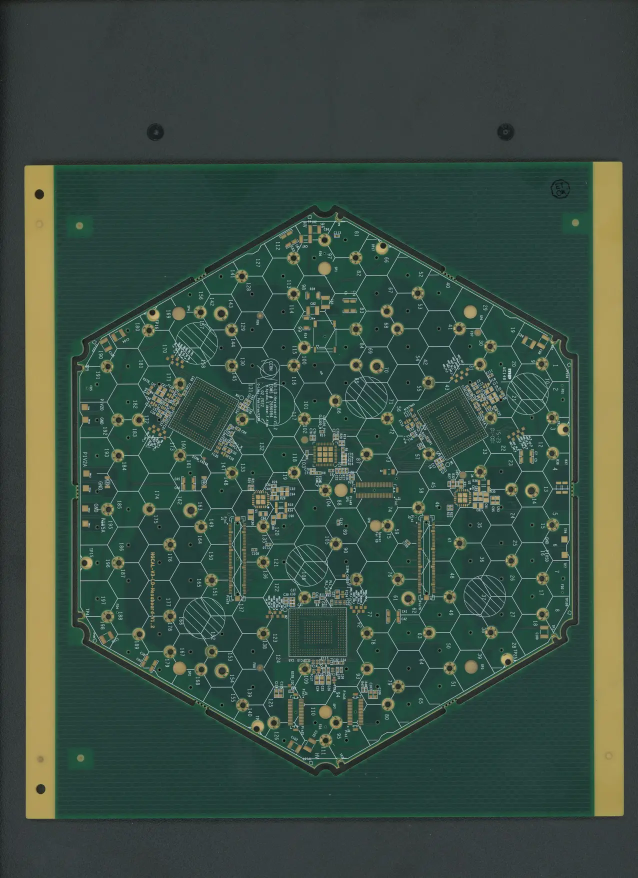
#> input picture 150DPI.png, 1275 x 1755 px (shown at 1/2 size)
$ python hexDetectTest2.py
#> lines starting #> are read from the running program, lines starting #| are printed output that depends on the picture; after the words box and inside, x2 and y2 are one past the last pixel; in counts of white or black regions, pixels touching at a corner belong together
import numpy as np
import cv2

img = cv2.imread("150DPI.png")
#> img is the input picture: shape (1755, 1275, 3); mean B, G, R 67.2, 78.2, 58.3


def find_shape(approx):
    x, y, w, h = cv2.boundingRect(approx)
    if len(approx) == 3:
        s = "Triangle"

    elif len(approx) == 4:
        calculation = w / float(h)
        if calculation >= 0.95:
            s = "Square"
        else:
            s = "Rectangle"

    elif len(approx) == 5:
        s = "Pentagon"
    elif len(approx) == 6:
        s = "Hexagon"
    elif len(approx) == 8:
        s = "Octagon"

    else:
        s = "Circle"

    return s, x, y, w, h
def get_contours(img, img_contour):
  contours, hierarchy = cv2.findContours(img, cv2.RETR_EXTERNAL, cv2.CHAIN_APPROX_NONE)

  for cnt in contours:
    area = cv2.contourArea(cnt)
    if area > 9000:
      cv2.drawContours(img_contour, cnt, -1, (255, 0, 255), 1)

      # Find length of contours
      param = cv2.arcLength(cnt, True)

      # Approximate what type of shape this is
      approx = cv2.approxPolyDP(cnt, 0.01 * param, True)
      shape, x, y, w, h = find_shape(approx)
      if shape == "Hexagon":
        cv2.putText(img_contour, "Region Of Interest", (x+48, y+80), cv2.FONT_HERSHEY_COMPLEX, .7, (255, 0, 255), 1)
        cv2.rectangle(img_contour, (x-10, y-10), (x + w + 10, y + h + 10), (255, 0, 0), 2)

  return approx, param, img_contour, contours, cnt

img_contour = img.copy()

img_blur = cv2.GaussianBlur(img, (7, 7), 1)
img_gray = cv2.cvtColor(img_blur, cv2.COLOR_BGR2GRAY)
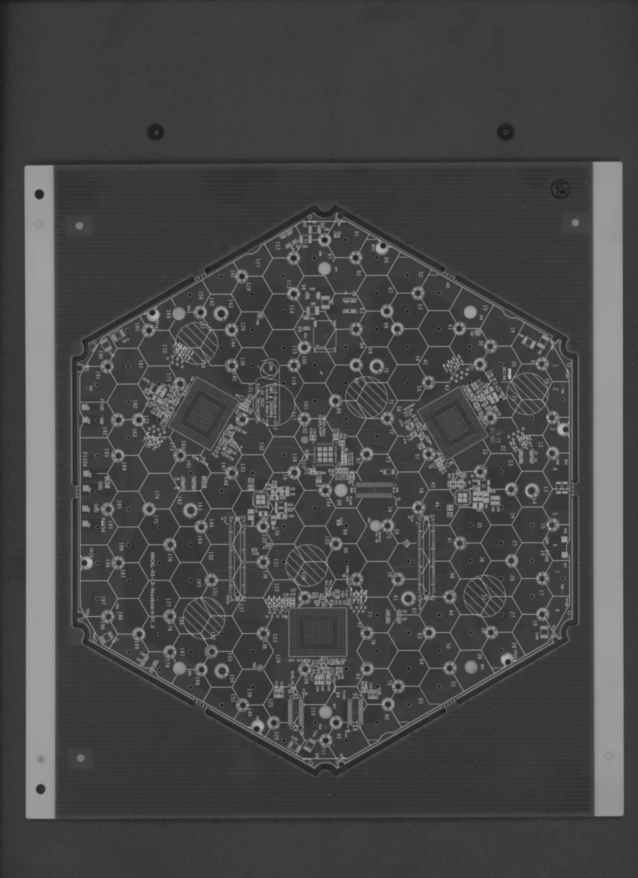
#> img_gray: shape (1755, 1275) (shown at 1/2 size); min 15, max 193, mean 71
img_canny = cv2.Canny(img_gray, 70, 270)
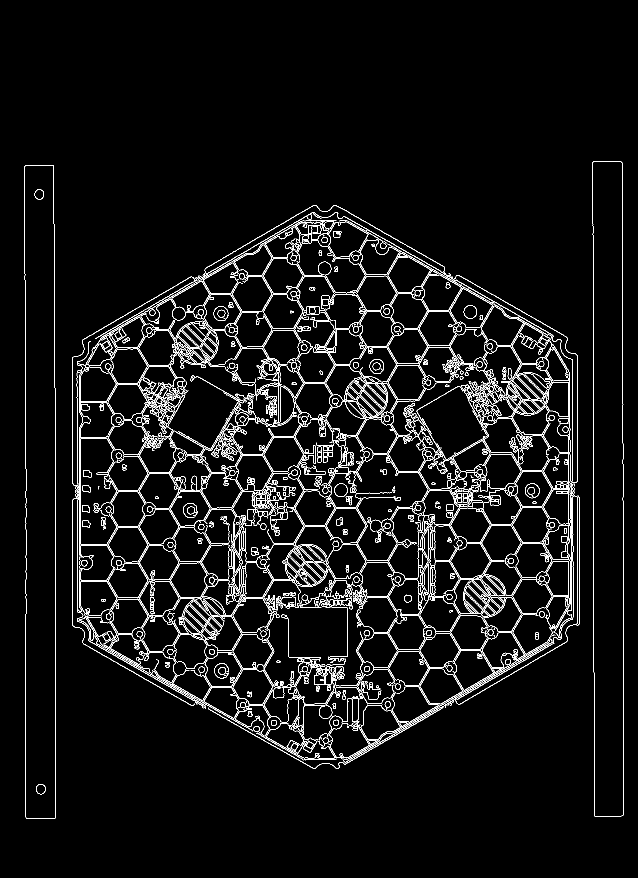
#> img_canny: shape (1755, 1275) (shown at 1/2 size); 4.9% white in thin lines or dots, all inside (x1, y1, x2, y2) = (48, 323, 1248, 1638)
kernel = np.ones((3))
img_dilated = cv2.dilate(img_canny, kernel, iterations=1)
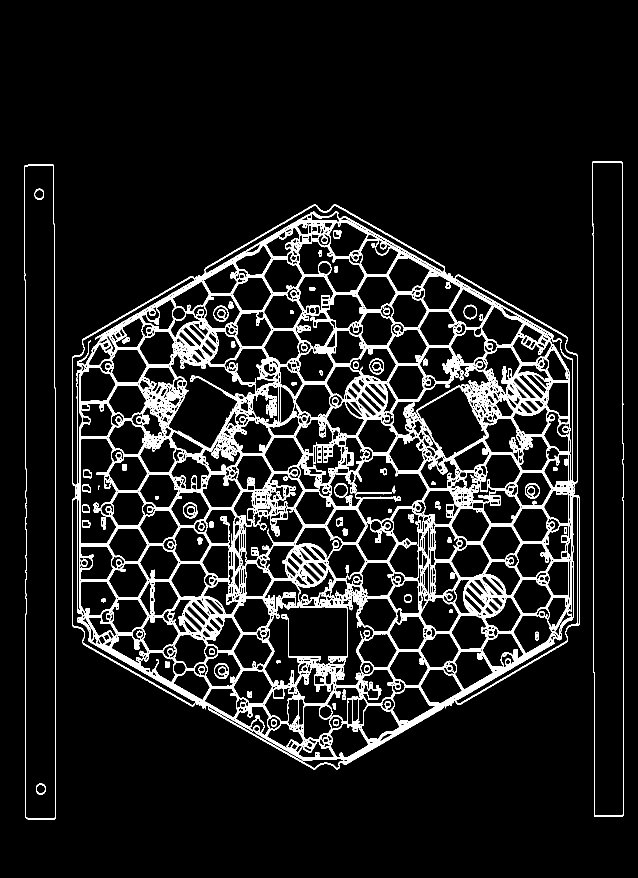
#> img_dilated: shape (1755, 1275) (shown at 1/2 size); 9.6% white; 89 white regions (1 under 20 px)
black = np.zeros((img.shape[0], img.shape[1]))
get_contours(img_dilated, black)
#> in get_contours, `contours, hierarchy = cv2.findContours(img, cv2.RETR_EXTERNAL, cv2.CHA..`: contours = 3 contours; box (x1, y1, x2, y2) and area: (144, 409, 1160, 1539) 875674, (1185, 322, 1248, 1634) 77690, (48, 329, 111, 1639) 76912
#> the loop in get_contours, `for cnt in contours:` made 3 passes
#> (area, param, approx, x, y, w, h, calculation in find_shape) on passes 2 to 3: (76912.5, 2744.3, [[56, 329], [51, 1635], [109, 1638], [107, 330]], 51, 329, 59, 1310, 0.045), (77689.5, 2744.2, [[1186, 322], [1188, 1632], [1242, 1633], [1244, 324]], 1186, 322, 59, 1312, 0.045)
#> (area, param, x, y, w, h, s in find_shape, shape) on pass 1: (875673.5, 4367.7, 145, 409, 1014, 1130, 'Hexagon', 'Hexagon')
#> after the loop in get_contours, `for cnt in contours:`:
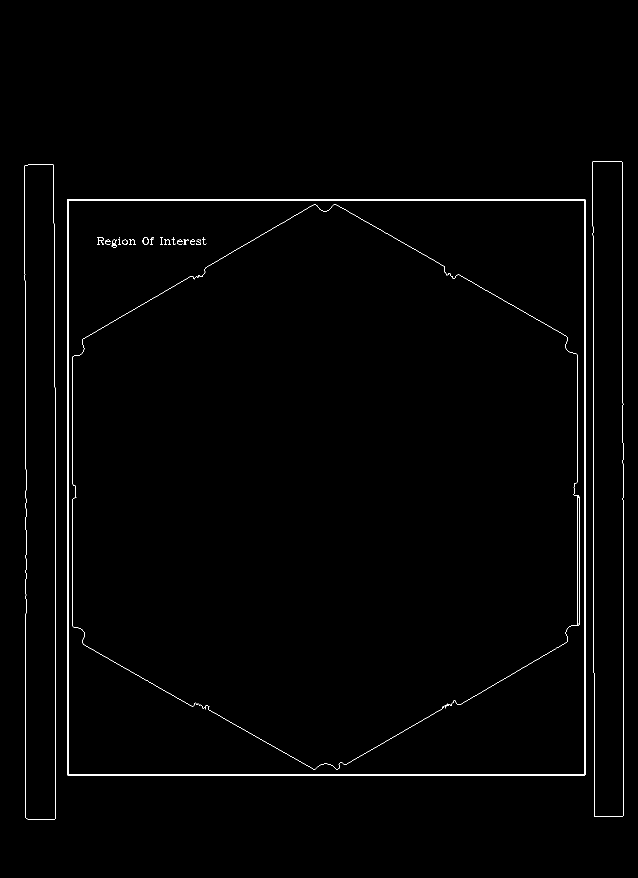
#> img_contour: shape (1755, 1275) float64 (shown at 1/2 size); 1% white; 21 white regions (1 under 20 px), largest, box (x1, y1, x2, y2) and area: (134, 398, 1171, 1551) 13100, (144, 409, 1160, 1539) 3605, (1185, 322, 1248, 1634) 2733

cv2.namedWindow("img", cv2.WINDOW_NORMAL)
cv2.resizeWindow("img", 900, 900)
cv2.imshow("img", black)
cv2.waitKey()
